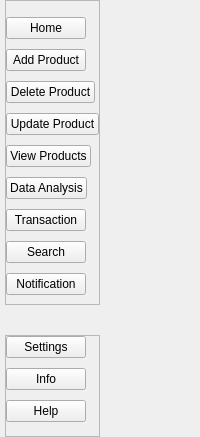
     <widget class="QWidget" name="centerMenuContainer" native="true">
      <property name="minimumSize">
       <size>
        <width>90</width>
        <height>0</height>
       </size>
      </property>
      <layout class="QVBoxLayout" name="verticalLayout_6">
       <property name="spacing">
        <number>0</number>
       </property>
       <property name="leftMargin">
        <number>0</number>
       </property>
       <property name="topMargin">
        <number>0</number>
       </property>
       <property name="rightMargin">
        <number>0</number>
       </property>
       <property name="bottomMargin">
        <number>0</number>
       </property>
       <item alignment="Qt::AlignLeft">
        <widget class="QWidget" name="centerMenuSubContainer" native="true">
         <property name="minimumSize">
          <size>
           <width>90</width>
           <height>0</height>
          </size>
         </property>
         <layout class="QVBoxLayout" name="verticalLayout_9">
          <property name="spacing">
           <number>0</number>
          </property>
          <property name="leftMargin">
           <number>5</number>
          </property>
          <property name="topMargin">
           <number>0</number>
          </property>
          <property name="rightMargin">
           <number>0</number>
          </property>
          <property name="bottomMargin">
           <number>0</number>
          </property>
          <item>
           <widget class="QFrame" name="frame_4">
            <property name="sizePolicy">
             <sizepolicy hsizetype="Preferred" vsizetype="Preferred">
              <horstretch>0</horstretch>
              <verstretch>0</verstretch>
             </sizepolicy>
            </property>
            <property name="frameShape">
             <enum>QFrame::StyledPanel</enum>
            </property>
            <property name="frameShadow">
             <enum>QFrame::Raised</enum>
            </property>
            <layout class="QVBoxLayout" name="verticalLayout_5">
             <property name="spacing">
              <number>10</number>
             </property>
             <property name="leftMargin">
              <number>0</number>
             </property>
             <property name="topMargin">
              <number>16</number>
             </property>
             <property name="rightMargin">
              <number>0</number>
             </property>
             <item>
              <widget class="QPushButton" name="homeBtn_2">
               <property name="sizePolicy">
                <sizepolicy hsizetype="Fixed" vsizetype="Fixed">
                 <horstretch>0</horstretch>
                 <verstretch>0</verstretch>
                </sizepolicy>
               </property>
               <property name="toolTip">
                <string>Home</string>
               </property>
               <property name="styleSheet">
                <string notr="true"/>
               </property>
               <property name="text">
                <string>Home</string>
               </property>
               <property name="icon">
                <iconset resource="resources.qrc">
                 <normaloff>:/icons/icons/home.svg</normaloff>:/icons/icons/home.svg</iconset>
               </property>
               <property name="iconSize">
                <size>
                 <width>24</width>
                 <height>24</height>
                </size>
               </property>
               <property name="checkable">
                <bool>true</bool>
               </property>
              </widget>
             </item>
             <item>
              <widget class="QPushButton" name="addProductBtn_2">
               <property name="sizePolicy">
                <sizepolicy hsizetype="Fixed" vsizetype="Fixed">
                 <horstretch>0</horstretch>
                 <verstretch>0</verstretch>
                </sizepolicy>
               </property>
               <property name="toolTip">
                <string>Add Product</string>
               </property>
               <property name="styleSheet">
                <string notr="true"/>
               </property>
               <property name="text">
                <string>Add Product</string>
               </property>
               <property name="icon">
                <iconset resource="resources.qrc">
                 <normaloff>:/icons/icons/plus-circle.svg</normaloff>:/icons/icons/plus-circle.svg</iconset>
               </property>
               <property name="iconSize">
                <size>
                 <width>24</width>
                 <height>24</height>
                </size>
               </property>
               <property name="checkable">
                <bool>true</bool>
               </property>
              </widget>
             </item>
             <item>
              <widget class="QPushButton" name="deleteProductBtn_2">
               <property name="sizePolicy">
                <sizepolicy hsizetype="Fixed" vsizetype="Fixed">
                 <horstretch>0</horstretch>
                 <verstretch>0</verstretch>
                </sizepolicy>
               </property>
               <property name="toolTip">
                <string>Delete Product</string>
               </property>
               <property name="styleSheet">
                <string notr="true"/>
               </property>
               <property name="text">
                <string>Delete Product</string>
               </property>
               <property name="icon">
                <iconset resource="resources.qrc">
                 <normaloff>:/icons/icons/minus-square.svg</normaloff>:/icons/icons/minus-square.svg</iconset>
               </property>
               <property name="iconSize">
                <size>
                 <width>24</width>
                 <height>24</height>
                </size>
               </property>
               <property name="checkable">
                <bool>true</bool>
               </property>
              </widget>
             </item>
             <item>
              <widget class="QPushButton" name="updateProductBtn_2">
               <property name="sizePolicy">
                <sizepolicy hsizetype="Fixed" vsizetype="Fixed">
                 <horstretch>0</horstretch>
                 <verstretch>0</verstretch>
                </sizepolicy>
               </property>
               <property name="toolTip">
                <string>Update Product</string>
               </property>
               <property name="styleSheet">
                <string notr="true"/>
               </property>
               <property name="text">
                <string>Update Product</string>
               </property>
               <property name="icon">
                <iconset resource="resources.qrc">
                 <normaloff>:/icons/icons/edit.svg</normaloff>:/icons/icons/edit.svg</iconset>
               </property>
               <property name="iconSize">
                <size>
                 <width>24</width>
                 <height>24</height>
                </size>
               </property>
               <property name="checkable">
                <bool>true</bool>
               </property>
              </widget>
             </item>
             <item>
              <widget class="QPushButton" name="viewProductsBtn_2">
               <property name="sizePolicy">
                <sizepolicy hsizetype="Fixed" vsizetype="Fixed">
                 <horstretch>0</horstretch>
                 <verstretch>0</verstretch>
                </sizepolicy>
               </property>
               <property name="toolTip">
                <string>View Products</string>
               </property>
               <property name="styleSheet">
                <string notr="true"/>
               </property>
               <property name="text">
                <string>View Products</string>
               </property>
               <property name="icon">
                <iconset resource="resources.qrc">
                 <normaloff>:/icons/icons/package.svg</normaloff>:/icons/icons/package.svg</iconset>
               </property>
               <property name="iconSize">
                <size>
                 <width>24</width>
                 <height>24</height>
                </size>
               </property>
               <property name="checkable">
                <bool>true</bool>
               </property>
              </widget>
             </item>
             <item>
              <widget class="QPushButton" name="dataBtn_2">
               <property name="sizePolicy">
                <sizepolicy hsizetype="Fixed" vsizetype="Fixed">
                 <horstretch>0</horstretch>
                 <verstretch>0</verstretch>
                </sizepolicy>
               </property>
               <property name="toolTip">
                <string>Data Analysis</string>
               </property>
               <property name="text">
                <string>Data Analysis</string>
               </property>
               <property name="icon">
                <iconset resource="resources.qrc">
                 <normaloff>:/icons/icons/list.svg</normaloff>:/icons/icons/list.svg</iconset>
               </property>
               <property name="iconSize">
                <size>
                 <width>24</width>
                 <height>24</height>
                </size>
               </property>
               <property name="flat">
                <bool>false</bool>
               </property>
              </widget>
             </item>
             <item>
              <widget class="QPushButton" name="graphBtn_2">
               <property name="sizePolicy">
                <sizepolicy hsizetype="Fixed" vsizetype="Fixed">
                 <horstretch>0</horstretch>
                 <verstretch>0</verstretch>
                </sizepolicy>
               </property>
               <property name="toolTip">
                <string>Transaction</string>
               </property>
               <property name="styleSheet">
                <string notr="true"/>
               </property>
               <property name="text">
                <string>Transaction</string>
               </property>
               <property name="icon">
                <iconset resource="resources.qrc">
                 <normaloff>:/icons/icons/slack.svg</normaloff>:/icons/icons/slack.svg</iconset>
               </property>
               <property name="iconSize">
                <size>
                 <width>24</width>
                 <height>24</height>
                </size>
               </property>
               <property name="checkable">
                <bool>true</bool>
               </property>
              </widget>
             </item>
             <item>
              <widget class="QPushButton" name="searchBtn_2">
               <property name="sizePolicy">
                <sizepolicy hsizetype="Fixed" vsizetype="Fixed">
                 <horstretch>0</horstretch>
                 <verstretch>0</verstretch>
                </sizepolicy>
               </property>
               <property name="toolTip">
                <string>Search</string>
               </property>
               <property name="text">
                <string>Search</string>
               </property>
               <property name="icon">
                <iconset resource="resources.qrc">
                 <normaloff>:/icons/icons/search.svg</normaloff>:/icons/icons/search.svg</iconset>
               </property>
               <property name="iconSize">
                <size>
                 <width>24</width>
                 <height>24</height>
                </size>
               </property>
              </widget>
             </item>
             <item alignment="Qt::AlignLeft">
              <widget class="QPushButton" name="notificationBtn_2">
               <property name="toolTip">
                <string>Notification</string>
               </property>
               <property name="text">
                <string>Notification</string>
               </property>
               <property name="icon">
                <iconset resource="resources.qrc">
                 <normaloff>:/icons/icons/alert-circle.svg</normaloff>:/icons/icons/alert-circle.svg</iconset>
               </property>
               <property name="iconSize">
                <size>
                 <width>24</width>
                 <height>24</height>
                </size>
               </property>
              </widget>
             </item>
            </layout>
           </widget>
          </item>
          <item>
           <spacer name="verticalSpacer_2">
            <property name="orientation">
             <enum>Qt::Vertical</enum>
            </property>
            <property name="sizeHint" stdset="0">
             <size>
              <width>20</width>
              <height>30</height>
             </size>
            </property>
           </spacer>
          </item>
          <item>
           <widget class="QFrame" name="frame_5">
            <property name="frameShape">
             <enum>QFrame::StyledPanel</enum>
            </property>
            <property name="frameShadow">
             <enum>QFrame::Raised</enum>
            </property>
            <layout class="QVBoxLayout" name="verticalLayout_7">
             <property name="spacing">
              <number>10</number>
             </property>
             <property name="leftMargin">
              <number>0</number>
             </property>
             <property name="topMargin">
              <number>0</number>
             </property>
             <property name="rightMargin">
              <number>0</number>
             </property>
             <property name="bottomMargin">
              <number>14</number>
             </property>
             <item>
              <widget class="QPushButton" name="settingBtn_2">
               <property name="sizePolicy">
                <sizepolicy hsizetype="Fixed" vsizetype="Fixed">
                 <horstretch>0</horstretch>
                 <verstretch>0</verstretch>
                </sizepolicy>
               </property>
               <property name="toolTip">
                <string>Go to Settings</string>
               </property>
               <property name="text">
                <string>Settings</string>
               </property>
               <property name="icon">
                <iconset resource="resources.qrc">
                 <normaloff>:/icons/icons/settings.svg</normaloff>:/icons/icons/settings.svg</iconset>
               </property>
               <property name="iconSize">
                <size>
                 <width>24</width>
                 <height>24</height>
                </size>
               </property>
              </widget>
             </item>
             <item>
              <widget class="QPushButton" name="infoBtn_2">
               <property name="sizePolicy">
                <sizepolicy hsizetype="Fixed" vsizetype="Fixed">
                 <horstretch>0</horstretch>
                 <verstretch>0</verstretch>
                </sizepolicy>
               </property>
               <property name="toolTip">
                <string>Information about the App</string>
               </property>
               <property name="layoutDirection">
                <enum>Qt::LeftToRight</enum>
               </property>
               <property name="text">
                <string>Info</string>
               </property>
               <property name="icon">
                <iconset resource="resources.qrc">
                 <normaloff>:/icons/icons/info.svg</normaloff>:/icons/icons/info.svg</iconset>
               </property>
               <property name="iconSize">
                <size>
                 <width>24</width>
                 <height>24</height>
                </size>
               </property>
              </widget>
             </item>
             <item>
              <widget class="QPushButton" name="helpBtn_2">
               <property name="sizePolicy">
                <sizepolicy hsizetype="Fixed" vsizetype="Fixed">
                 <horstretch>0</horstretch>
                 <verstretch>0</verstretch>
                </sizepolicy>
               </property>
               <property name="toolTip">
                <string>Get more help</string>
               </property>
               <property name="text">
                <string>Help</string>
               </property>
               <property name="icon">
                <iconset resource="resources.qrc">
                 <normaloff>:/icons/icons/help-circle.svg</normaloff>:/icons/icons/help-circle.svg</iconset>
               </property>
               <property name="iconSize">
                <size>
                 <width>24</width>
                 <height>24</height>
                </size>
               </property>
              </widget>
             </item>
            </layout>
           </widget>
          </item>
         </layout>
        </widget>
       </item>
      </layout>
     </widget>
